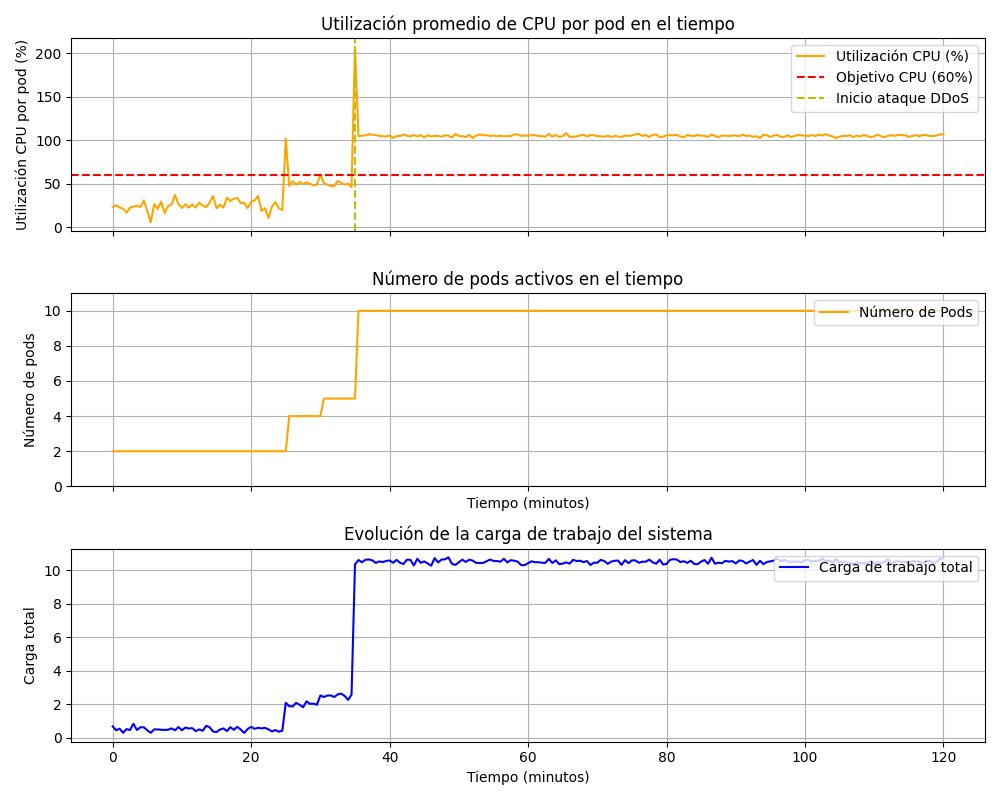

Recreate this plot in Python.
import numpy as np
import matplotlib.pyplot as plt

# Parámetros de simulación
total_time_minutes = 120  # tiempo total de simulación en minutos (2 horas)
dt = 0.5  # paso de tiempo en minutos (0.5 min = 30 segundos por paso)
num_steps = int(total_time_minutes / dt) + 1  # cantidad de instantes de tiempo simulados

# Setpoint (objetivo) de utilización de CPU (fracción de 1, es decir 0.60 = 60%)
cpu_target = 0.60

# Límite mínimo y máximo de pods
min_pods = 2
max_pods = 10

# Tiempo de enfriamiento (cooldown) en minutos para evitar escalados muy seguidos
cooldown_minutes = 5  # por ejemplo, 5 minutos de espera mínima entre escalados
cooldown_steps = int(cooldown_minutes / dt)

# Función que modela la carga del sistema (con picos y caídas en el tiempo)
def carga_sistema(t):
    """
    Devuelve la carga total relativa a la capacidad de un pod en el tiempo t (minutos).
    Incluye una carga base y picos de carga en ciertos intervalos de tiempo.
    """
    # Carga base (por ejemplo, 0.5 corresponde a 50% de uso de un pod)
    carga = 0.5
    # Pico 1: alta carga entre 25 y 35 minutos
    if 25 <= t < 30:
        carga += 1.5  # aumento de carga (pico alto)        
    # Pico 2: carga moderada entre 50 y 55 minutos
    if 30 <= t < 35:
        carga += 2  # aumento de carga (pico moderado)
    # inicia el ataque DDOS
    if 35 <= t < 121:
        carga += 10  # aumento de carga (segundo pico alto)

    carga += np.random.normal(0, 0.1)

    return carga


# Arreglos para almacenar resultados en el tiempo
tiempos = np.arange(0, total_time_minutes + 0.0001, dt)  # vector de tiempo en minutos
uso_cpu = np.zeros_like(tiempos)    # utilización de CPU por pod (fracción de 1)
cantidad_pods = np.zeros_like(tiempos)  # número de pods activos

# Condiciones iniciales
pods_actuales = min_pods  # iniciar con el número mínimo de pods
ultimo_escaleo = -cooldown_steps  # indicador de último paso donde se escaló (inicializar negativo para permitir escalar al inicio)

# Bucle de simulación en pasos de dt
for i, t in enumerate(tiempos):
    # 1. Calcular carga actual del sistema
    carga_total = carga_sistema(t)
    # 2. Calcular utilización promedio de CPU por pod
    uso_actual = carga_total / pods_actuales
    # Guardar métricas actuales en los arreglos de resultados
    uso_cpu[i] = uso_actual
    cantidad_pods[i] = pods_actuales
    # 3. Controlador proporcional: decidir si escalar según CPU vs objetivo
    if i - ultimo_escaleo >= cooldown_steps:
        # Calcular réplicas deseadas según la fórmula proporcional
        replicas_deseadas = pods_actuales * (uso_actual / cpu_target)

        # Redondear hacia arriba para no infra-provisionar (ceil asegura cubrir la carga)
        nuevos_pods = int(np.ceil(replicas_deseadas))
        # Aplicar límites mínimo y máximo
        if nuevos_pods < min_pods:
            nuevos_pods = min_pods
        if nuevos_pods > max_pods:
            nuevos_pods = max_pods
        # Si hay un cambio en la cantidad de pods, aplicar escalado
        if nuevos_pods != pods_actuales:
            pods_actuales = nuevos_pods
            ultimo_escaleo = i  # registrar el paso en que se escala
# Fin del bucle de simulación

# Graficar resultados
fig, (ax1, ax2, ax3) = plt.subplots(3, 1, figsize=(10,8), sharex=True)


# Gráfico de utilización de CPU (% por pod)
ax1.plot(tiempos, uso_cpu * 100, color='orange', label='Utilización CPU (%)')
ax1.axhline(cpu_target * 100, color='r', linestyle='--', label='Objetivo CPU (60%)')
ax1.axvline(x=35, color='y', linestyle='--', label='Inicio ataque DDoS')
ax1.set_ylabel('Utilización CPU por pod (%)')
ax1.set_title('Utilización promedio de CPU por pod en el tiempo')
ax1.legend(loc='upper right')
ax1.grid(True)
# Gráfico del número de pods activos
ax2.plot(tiempos, cantidad_pods, color='orange', label='Número de Pods')
ax2.set_ylabel('Número de pods')
ax2.set_xlabel('Tiempo (minutos)')
ax2.set_title('Número de pods activos en el tiempo')
ax2.set_ylim(0, max_pods + 1)
ax2.legend(loc='upper right')
ax2.grid(True)

# Calcular la carga total a lo largo del tiempo para graficarla
cargas = np.array([carga_sistema(t) for t in tiempos])

# Gráfico de la carga total del sistema
ax3.plot(tiempos, cargas, color='blue', label='Carga de trabajo total')
ax3.set_ylabel('Carga total')
ax3.set_xlabel('Tiempo (minutos)')
ax3.set_title('Evolución de la carga de trabajo del sistema')
ax3.grid(True)
ax3.legend(loc='upper right')


plt.tight_layout()
plt.show()
